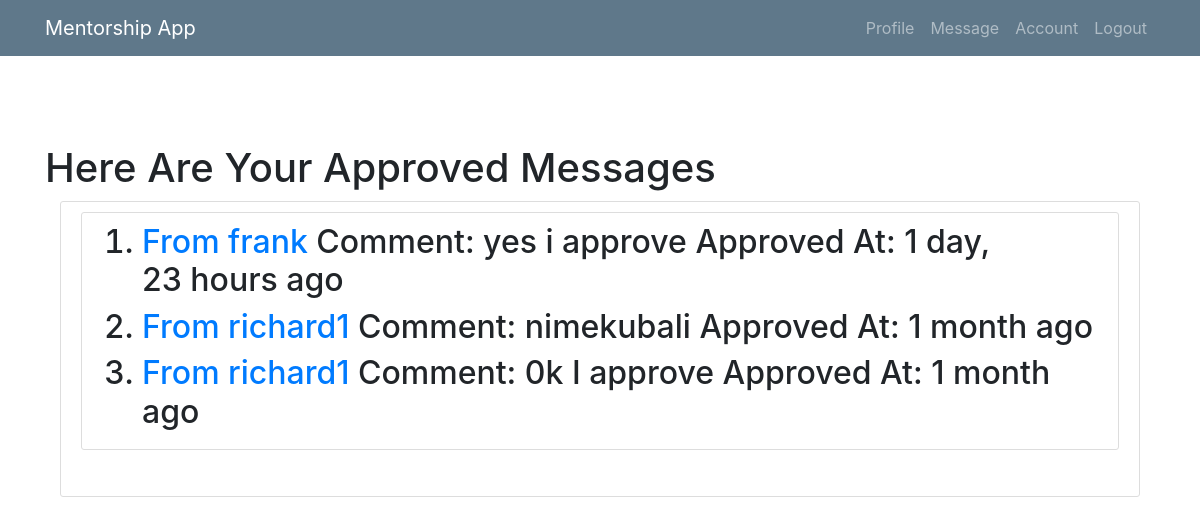
Page /approved/ (signed in) on the earlier database version.
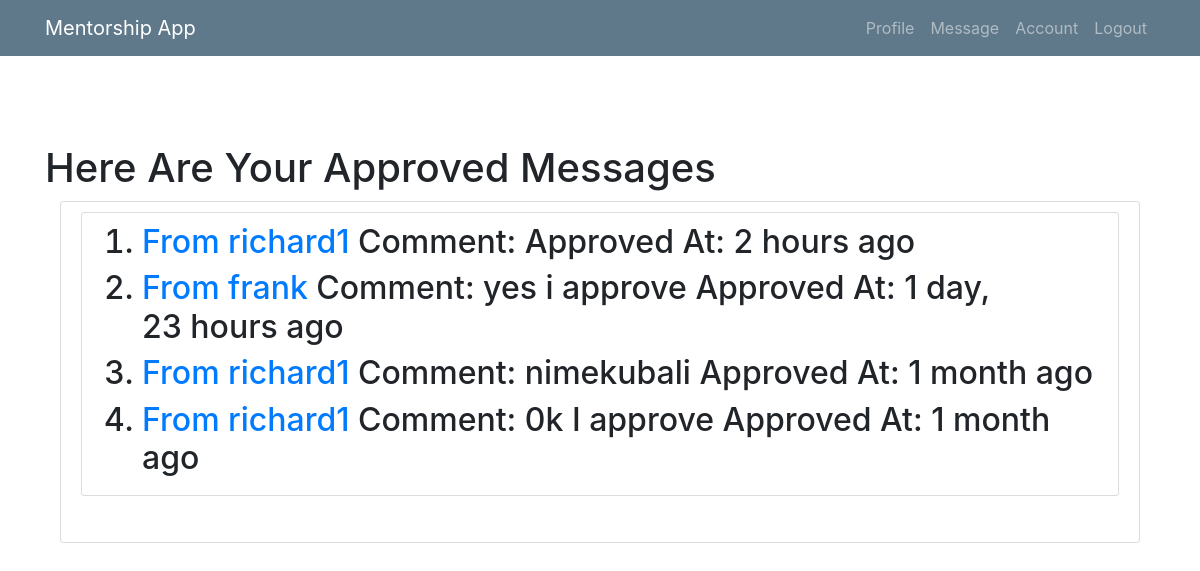
Same page on the later database version.
### mentee/models.py (models this page shows, shortened)
class Msg(models.Model):
    sender = models.ForeignKey(User, related_name="sender", on_delete=models.CASCADE, null=True)
    receipient = models.ForeignKey(User, related_name="receipient", on_delete=models.CASCADE)
    msg_content = models.TextField(max_length=100)
    sent_at = models.DateTimeField(null=True, blank=True)
    comment = models.TextField(blank=True, null=True)
    comment_at = models.DateTimeField(blank=True, null=True)
    is_approved = models.BooleanField(default=False, verbose_name="Approve?")
    date_approved = models.DateTimeField(blank=True, null=True)
    class Meta:
        ordering = ['-sent_at']

class User(AbstractUser):
    is_mentee = models.BooleanField(default=False)
    is_mentor = models.BooleanField(default=False)

### mentee/views/mentee.py (the view)
# urls.py: path('approved/', mentee.Approved.as_view(), name='approved'),
class Approved(LoginRequiredMixin, UserPassesTestMixin, ListView):
    def test_func(self):
        return self.request.user.is_mentee
    model = Msg.objects.filter(is_approved=True).order_by('-date_approved')
    template_name = 'menti/approved.html'
    context_object_name = 'messo'
    def get_queryset(self):
        return self.model.filter(sender=self.request.user)

### mentee/templates/menti/approved.html (shortened to what this page needs)
{% extends 'menti/base.html' %}
{% load humanize %}
{% block content %}
<br><br><br>
 <h1>Here Are Your Approved Messages</h1>
<main role="main" class="container">
      <div class="row">
        <div class="col-md-8">
        </div>
        <div class="col-md-12">
          <div class="content-section">
              <ul class="list-group">
                  <div class="content-section">
      <div class="media">
     {% if messo %}
  <ol>
      {% for approved in messo %}
      <h2><li><a href="">From {{ approved.receipient }} </a> Comment: {{ approved.comment }} Approved At: {{ approved.date_approved|naturaltime }}</li></h2>
      {% endfor %}
  </ol>
{% else %}
<p>There Are no Approved Messages</p>
{% endif %}
      </div>
   </div>
              </ul>
          </div>
        </div>
      </div>
    </main>
{% endblock %}

Differences in the rows shown:
now on this page (row edited): Msg: receipient "richard1", date_approved "2 hours ago"
